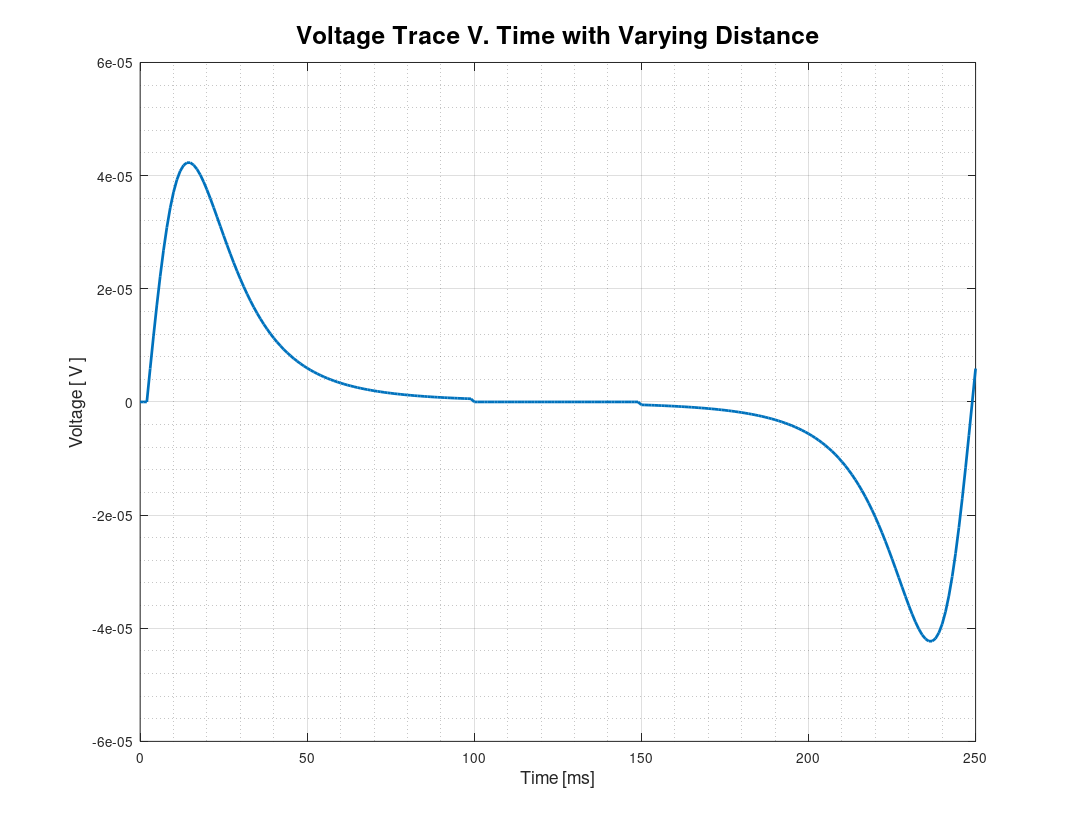
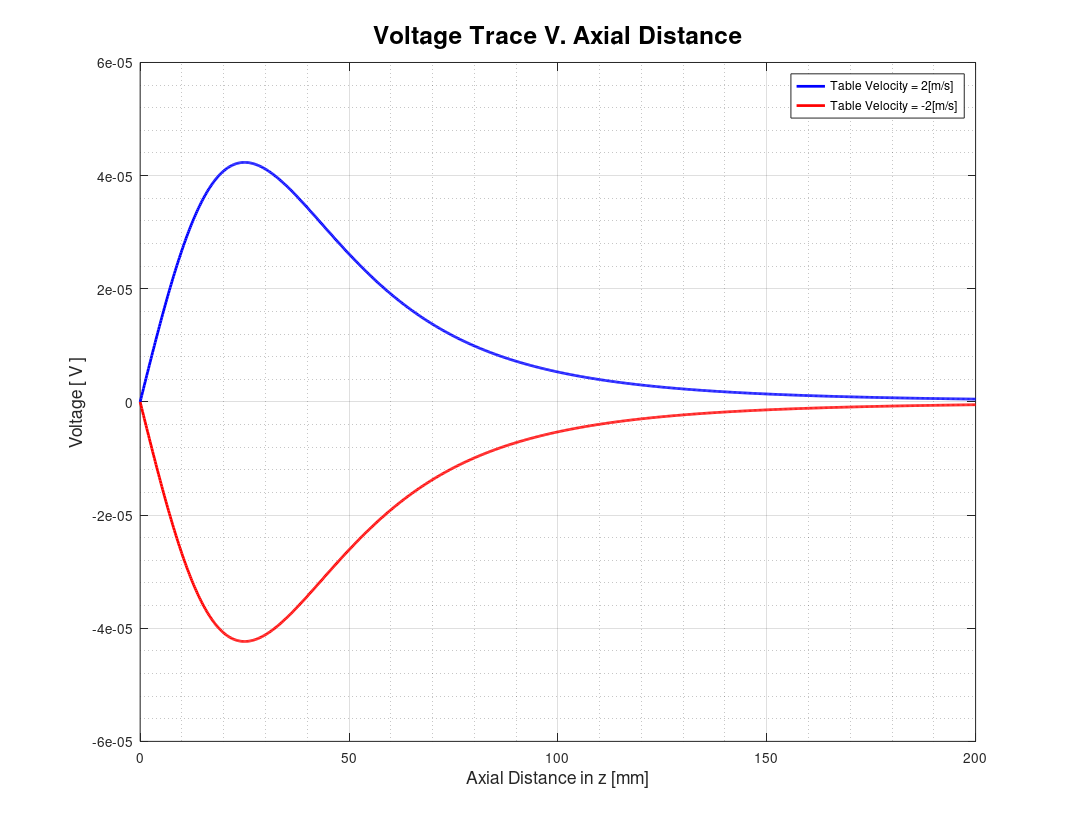
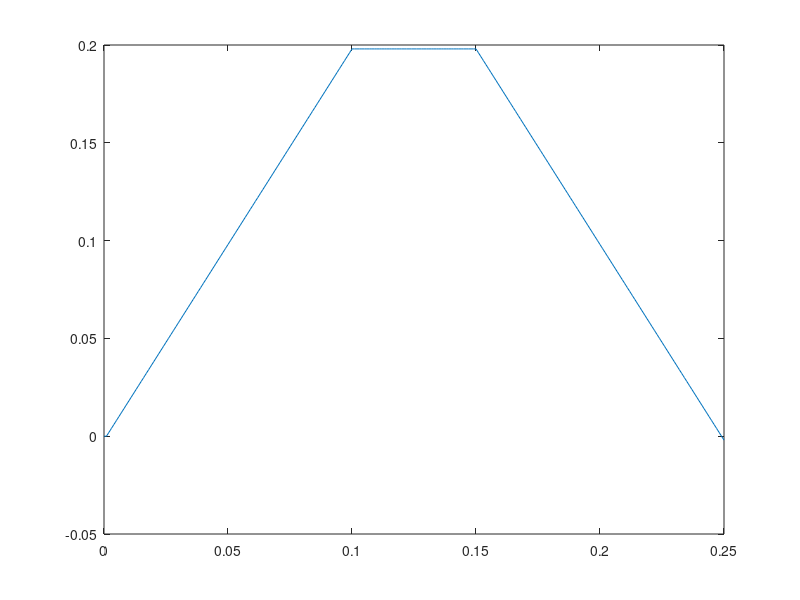

Recreate these plots in MATLAB, in order.
function hw4p1
t = [0:1:250]/1000;
i=1;
dzdt = 0;
z = 0;
V = 0;

while i<1+length(t)
    if i<100
        dzdt = [dzdt 2];
        z = [z zloc(dzdt(i),t(i))];
        V = [V Vz(dzdt(i),z(i))];
    elseif (i>100)&(i<151)
        dzdt = [dzdt 0];
        z = [z zloc(dzdt(100),t(100))+zloc(dzdt(i),t(i))];
        V = [V Vz(dzdt(i),z(i))];
    elseif i>150
        dzdt = [dzdt -2];
        z(150)
        zloc(dzdt(i),t(i))
        z = [z z(150)+zloc(dzdt(i),(t(i)-.15))];
        V = [V Vz(dzdt(i),z(i))];
    end
    i=i+1;
end
figure(3)
plot(t,z)
figure(1)
plot(t*1000,V,'LineWidth',2)
title('Voltage Trace V. Time with Varying Distance', 'FontSize', 18);
ylabel('Voltage [ V ]', 'FontSize', 13)
xlabel('Time [ms]', 'FontSize', 13)
grid on
grid minor

set(gcf,'paperorientation','landscape');
set(gcf,'paperunits','normalized');
set(gcf,'paperposition',[0 0 1 1]);
print(gcf,'-dpdf','Problem1VoltageVTime.pdf');

AxialDistance = [0:.0002:.200]
for j=1:length(AxialDistance)
        VV(1,j)=Vz(2,AxialDistance(j));
        VV(2,j)=Vz(-2,AxialDistance(j));
end
figure(2)
plot(AxialDistance*1000,VV(1,:),'-b','LineWidth',2)
hold on
plot(AxialDistance*1000,VV(2,:),'-r','LineWidth',2)
title('Voltage Trace V. Axial Distance', 'FontSize', 18);
ylabel('Voltage [ V ]', 'FontSize', 13)
xlabel('Axial Distance in z [mm]', 'FontSize', 13)
grid on
grid minor
legend('Table Velocity = 2[m/s]',...
    'Table Velocity = -2[m/s]',...
    'Location','northeast')

set(gcf,'paperorientation','landscape');
set(gcf,'paperunits','normalized');
set(gcf,'paperposition',[0 0 1 1]);
print(gcf,'-dpdf','Problem1VoltageVDistance.pdf');

end
function V = Vz(dzdt,z)
    n = 50;
    A = 1.963e-5;
    mu = 1.256e-6;
    JN = 100;
    a = 0.05;
    Constant1 = ((n*A*3*mu*JN*a^2)/2)*dzdt;
    V = Constant1*(z/((a^2+z^2)^(5/2)));
end
function z = zloc(dzdt,t)
    z = dzdt*t;
end